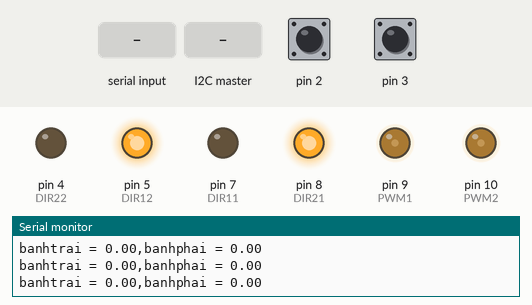
The sketch below on a simulated Arduino Uno, built with avr-gcc and run on an emulated ATmega328P. On the bench: output pins drawn as LEDs (lit = HIGH), the last lines printed to the serial monitor. The inputs (shaded band) are chosen by the test bench; at power-on: pin 2 HIGH, pin 3 HIGH.

Above: at 1.2 s.
1.3 s: "1\n" received over Serial
At 4.2 s:
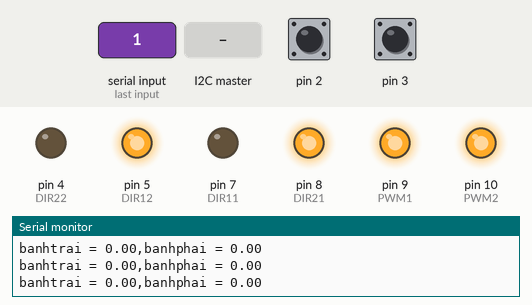
4.3 s: "2\n" received over Serial
At 6.26 s:
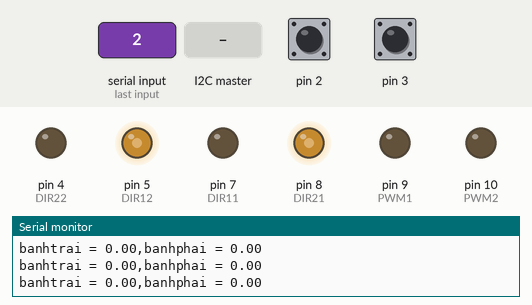
7.3 s: the I2C master sends the byte 0
8.8 s: "0\n" received over Serial
At 11.1 s:
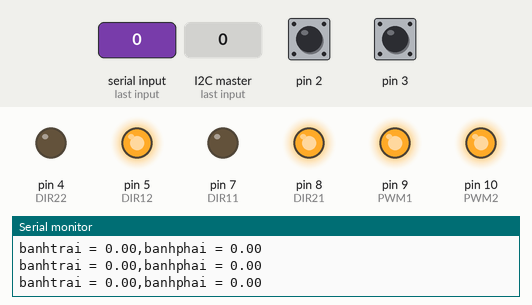
Timing chart, 0 to 12.3 s (numbered marks = the images above; inputs shaded):
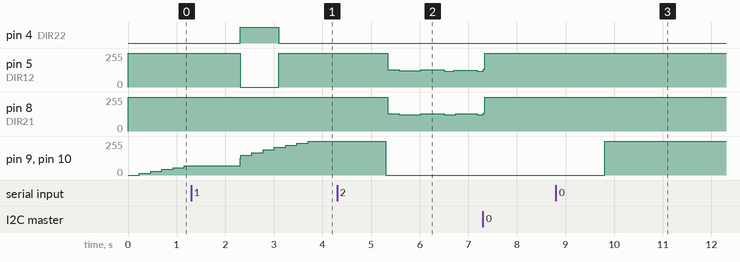

Measured:
- after the input at 1.3 s, pin 4 (DIR22): LOW → HIGH after 1.0 s, → LOW 0.80 s later; pin 5 (DIR12): 255/255 → 0/255 after 1.0 s, → 255/255 0.80 s later
- after the input at 4.3 s, pin 5 (DIR12): 255/255 → 129/255 after 1.0 s, → 121/255 0.24 s later, → 129/255 0.44 s later, → 120/255 0.48 s later, … (6 changes in this stretch); pin 8 (DIR21): 255/255 → 130/255 after 1.0 s, → 122/255 0.24 s later, → 129/255 0.44 s later, → 122/255 0.48 s later, … (6 changes in this stretch)
- after the input at 8.8 s, pin 9 (PWM1), pin 10 (PWM2): 0/255 → 255/255 after 1.0 s

The sketch:

dk_arduino.ino
```cpp
#include<Wire.h>
//#include<TimerOne.h>
#define PWM2 10
#define DIR12 5
#define DIR22 4
#define PWM1 9
#define DIR11 7
#define DIR21 8

#define Kp 0.0045
#define Kd 0.00035
#define Ki 0.005

boolean x = 0, y = 0;
int a = 0,dem = 1,b=1;
int lw=0, rw=0, alpha1=0, cmd;
String a1;
double banhtrai=0, banhphai=0,vl=0,vr=0;
float xung1=0, xung2=0;
float T = 0.2, alpha=0.611, B = 17.5, v, t = 0;
//float t1=20,t2=45,t3=60,t4=85,t5=100,t6=125,t7=140,t8=155;
float t1,t2,t3,t4,t5,t6,t7,t8;
double Etr1=0,Etr2=0; //Etr3,Etr4;
double Ei1=0,Ei2=0; //Ei3,Ei4;
void Demxung1() //trai
{
  xung1++;
}
void Demxung2() //phai
{
  xung2++;
}
float Tocdo1() {
  float tocdo=((xung1/334)*(1/T)*60);
  xung1=0;
  return tocdo;
}
float Tocdo2() {
  float tocdo=((xung2/334)*(1/T)*60);
  xung2=0;
  return tocdo;
}
void Tocdo(){
  banhtrai = Tocdo1();
  banhphai = Tocdo2();
  lw += PID(vl,banhtrai,Ei1,Etr1);
  rw += PID(vr,banhphai,Ei2,Etr2);
  Serial.print("banhtrai = ");
  Serial.print(banhtrai);
  Serial.print(",");
  Serial.print("banhphai = ");
  Serial.println(banhphai);
//  Serial.print("rw = ");
//  Serial.println(rw);
//  Serial.print("lw = ");
//  Serial.println(lw);
//  Serial.print("t1 = ");
//  Serial.println(t1);
//  Serial.print("t2 = ");
//  Serial.println(t2);
//  Serial.print("t3= ");
//  Serial.println(t3);
//  Serial.print("t4 = ");
//  Serial.println(t4);
//  Serial.print("t5 = ");
//  Serial.println(t5);
//  Serial.print("t6 = ");
//  Serial.println(t6);
//  Serial.print("t7 = ");
//  Serial.println(t7);
//  Serial.print("t8 = ");
//  Serial.println(t8);
}
void setup(){
  pinMode(PWM1,OUTPUT);
  pinMode(DIR11,OUTPUT);
  pinMode(DIR21,OUTPUT);
  pinMode(PWM2,OUTPUT);
  pinMode(DIR12,OUTPUT);
  pinMode(DIR22,OUTPUT);
  attachInterrupt(1,Demxung2,FALLING);
  attachInterrupt(0,Demxung1,FALLING);
  Wire.begin(0x02);
  Wire.onReceive(receiveEvent);
//  Timer1.initialize(150000);  //don vi us
//  Timer1.attachInterrupt(Tocdo);
  cli();
  TCCR2A = 0x00;
  TCCR2B = 0x00;
  TIMSK2 = 0x00;

  TCCR2B = 0x07;
  TCNT2 = 0x0F;
  TIMSK2 = (1<<TOIE2);
  sei();
  Serial.begin(9600);
}
void loop() {
  if(Serial.available()){
    a1 = Serial.readString();
    a = a1.toInt();
  }
  if (a == 0){
    //Wire.begin(0x02);
    x = 1;
    y = 1;
    vl = 1500;
    vr = 1500;
    v = 10.472;
    t1 = 12.78*alpha;
    t2 = t1 + 41.54/cos(alpha);
    t3 = t2 + 12.78*alpha;
    t4 = t3 + 53;
    t5 = t4 + 12.78*alpha;
    t6 = t5 + 41.54/cos(alpha);
    t7 = t6 + 12.78*alpha;
    t8 = t7 + 3;
    analogWrite(PWM1, rw);
    analogWrite(PWM2, lw);
    delay(5);
  }
  if (a == 1){
//        Serial.print("t1 = ");
//        Serial.println(t1);
//        Serial.print("t2 = ");
//        Serial.println(t2);
//        Serial.print("t3 = ");
//        Serial.println(t3);
//        Serial.print("t4 = ");
//        Serial.println(t4);
//        Serial.print("t5 = ");
//        Serial.println(t5);
//        Serial.print("t6 = ");
//        Serial.println(t6);
//        Serial.print("t7 = ");
//        Serial.println(t7);
//        Serial.print("t8 = ");
//        Serial.println(t8);
     Wire.end();
     if(b==1){
        t = millis()/100;
        b=0;
     }
//     if (((millis()/100 - t) >= 0)&&((millis()/100 - t) < 5)){
//        x = 1;
//        y = 1;
//        vl = 1500;
//        vr = 1500;
//        lw = constrain(lw,50,255);
//        rw = constrain(rw,50,255);
//        analogWrite(PWM1, rw);
//        analogWrite(PWM2, lw);
////        Serial.println(1);
////        delay(5);
//     }
     if (((millis()/100 - t) >= 0)&&((millis()/100 - t) <= t1)){
        x = 1;
        y = 0;
        vl = 2222;
        vr = 2222;
        lw = constrain(lw,50,255);
        rw = constrain(rw,50,255);
        analogWrite(PWM1, rw);
        analogWrite(PWM2, lw);
//        Serial.println(1);
//        delay(5);
     }
     if (((millis()/100 - t) > t1)&&((millis()/100 - t) <= t2)){
        x = 1;
        y = 1;
        vl = 1500;
        vr = 1500;
        lw = constrain(lw,50,255);
        rw = constrain(rw,50,255);
        analogWrite(PWM1, rw);
        analogWrite(PWM2, lw);
//        Serial.println(1);
//        delay(5);
     }
     if (((millis()/100 - t) > t2)&&((millis()/100 - t) <= t3)){
        x = 0;
        y = 1;
        vl = 2222;
        vr = 2222;
        lw = constrain(lw,50,255);
        rw = constrain(rw,50,255);
        analogWrite(PWM1, rw);
        analogWrite(PWM2, lw);
//        Serial.println(1);
//        delay(5);
     }
     if ((millis()/100 - t > t3)&&(millis()/100 - t <= t4)){
        x = 1;
        y = 1;
        vl = 1500;
        vr = 1500;
        lw = constrain(lw,50,255);
        rw = constrain(rw,50,255);
        analogWrite(PWM1, rw);
        analogWrite(PWM2, lw);
//        Serial.println(1);
//        delay(5);
     }
     if (((millis()/100 - t) > t4)&&((millis()/100 - t) <= t5)){
        x = 0;
        y = 1;
        vl = 2222;
        vr = 2222;
        lw = constrain(lw,50,255);
        rw = constrain(rw,50,255);
        analogWrite(PWM1, rw);
        analogWrite(PWM2, lw);
//        Serial.println(1);
//        delay(5);
     }
     if (((millis()/100 - t) > t5)&&((millis()/100 - t) <= t6)){
        x = 1;
        y = 1;
        vl = 1500;
        vr = 1500;
        lw = constrain(lw,50,255);
        rw = constrain(rw,50,255);
        analogWrite(PWM1, rw);
        analogWrite(PWM2, lw);
//        Serial.println(1);
//        delay(5);
     }
     if (((millis()/100 - t) > t6)&&((millis()/100 - t) <= t7)){
        x = 1;
        y = 0;
        vl = 2222;
        vr = 2222;
        lw = constrain(lw,50,255);
        rw = constrain(rw,50,255);
        analogWrite(PWM1, rw);
        analogWrite(PWM2, lw);
//        Serial.println(1);
//        delay(5);
     }
     if (((millis()/100 - t) > t7)&&((millis()/100 - t) <= t8)){
        x = 1;
        y = 1;
        vl = 1500;
        vr = 1500;
        lw = constrain(lw,50,255);
        rw = constrain(rw,50,255);
        analogWrite(PWM1, rw);
        analogWrite(PWM2, lw);
//        Serial.println(1);
//        delay(5);
     }
     if (((millis()/100 - t) > t8)&&((millis()/100 - t) <= t8+5)){
        b=1;
        Serial.println(t);
//        Serial.println(9);
        Wire.begin(0x02);
        a=0;
      }
  }
  receiveEvent(4);
  dieukhien();
  if(a==2){
    analogWrite(PWM1, 0);
    analogWrite(PWM2, 0);
    digitalWrite(DIR11,LOW);
    digitalWrite(DIR21,LOW);
    digitalWrite(DIR12,LOW);
    digitalWrite(DIR22,LOW);
  }
}
void receiveEvent(int h) {
  if(Wire.available()){
    cmd = Wire.read();
    delay(1);
    a = Wire.read();
    delay(1);
    alpha1 = Wire.read();
    delay(1);
    alpha = alpha1*3.141/180;
    //cmd = Wire.read();
    //delay(1);
    Serial.print("a = ");
    Serial.println(a);
    Serial.print("alpha = ");
    Serial.println(alpha);
  }
}

void dieukhien(){
 if (x==1){    // Bánh sau bên phải
    digitalWrite(DIR11,LOW);
    digitalWrite(DIR21,HIGH);
  } else if (x==0) {
    digitalWrite(DIR11,HIGH);
    digitalWrite(DIR21,LOW);
  }
  if (y == 1 ){
    digitalWrite(DIR12,HIGH);
    digitalWrite(DIR22,LOW);
  }
  else if (y==0){
    digitalWrite(DIR12,LOW);
    digitalWrite(DIR22,HIGH);
  }
//  Serial.println(a);
}
double PID(float tocdodat, float tocdo, double Ei, double Etr){
//  float za = 1500/(abs(tocdodat)-(3*pow(tocdodat,2)/65620)+1400);
//  if (za>2.5){
//    za = 4;
//  }
  double E = (tocdodat - tocdo);
//  float zb = (abs(E)+500)/500;
  Ei += E;
  float Output = (Kp*E + Ki*Ei + Kd*(E-Etr));
  Etr = E;
  Output = constrain(Output, -240 ,240);
  return Output;
}
ISR(TIMER2_OVF_vect) {
    TCNT2 = 0x0F;
    dem++;
    if (dem == 16) {
      Tocdo();
      dem = 1;
//      if(banhtrai<400){
//        al = al+2;
//      } else if(banhtrai<4000){
//        al=al;
//      } else { al = al -3; }
//      if(banhphai<400){
//        ar = ar+2;
//      } else if(banhphai<4000){
//        ar=ar;
//      } else { ar = ar - 3; }
//      ar = constrain(ar,-5,60);
//      al = constrain(al,-5,60);
    }
}
```
